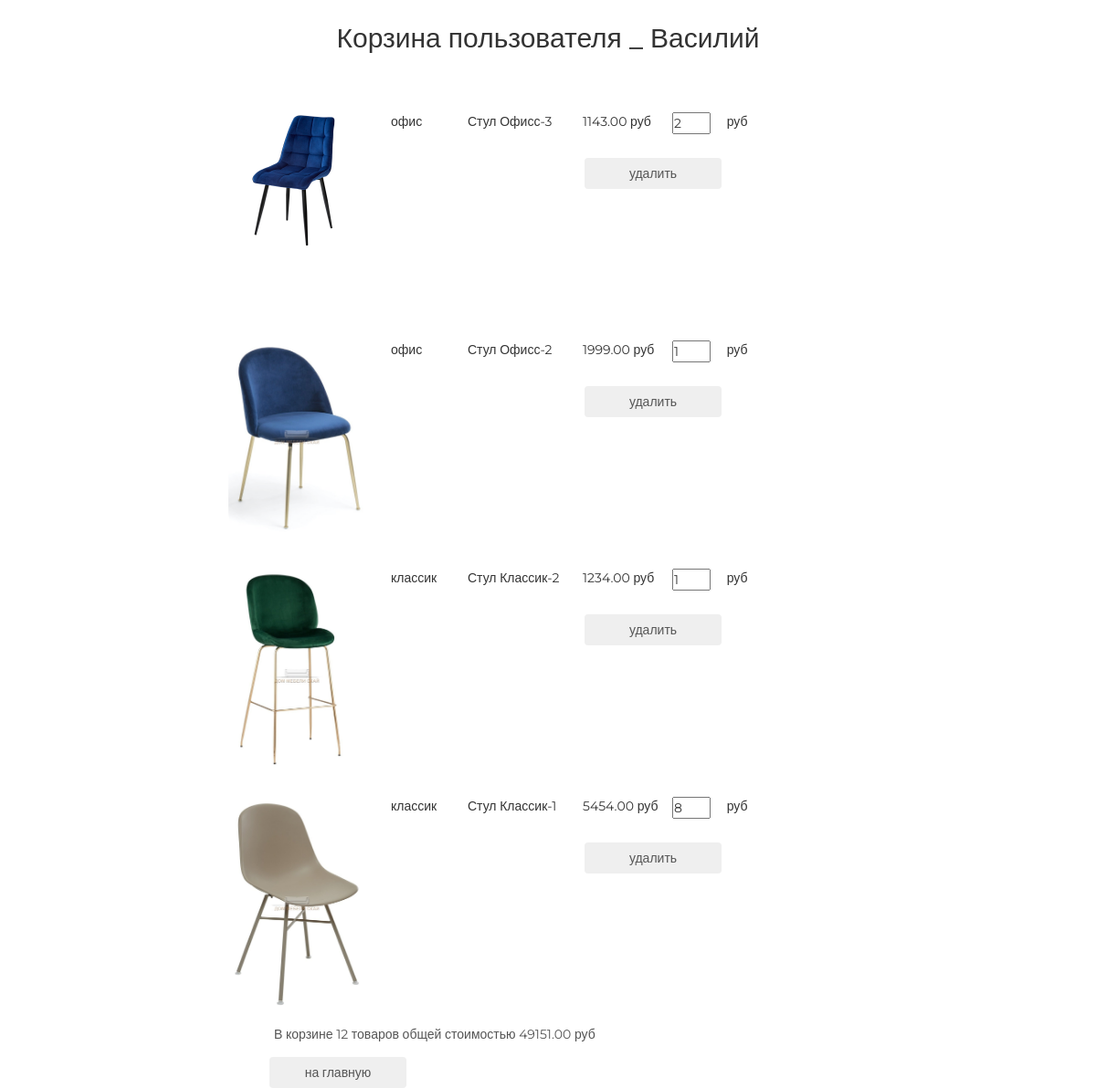
The app's page /basket/ (signed in) with its own data.
### authapp/models.py (models this page shows, shortened)
class UserProfile(AbstractUser):
    avatar = models.ImageField(upload_to='avatar', blank=True, verbose_name='Аватар')
    age = models.PositiveIntegerField(verbose_name='Возраст', blank=True)
    is_superuser = models.BooleanField(default=False, verbose_name='Администратор')
    activate_key = models.CharField(max_length=128, verbose_name='Код активации', blank=True, null=True)
    activate_key_expired = models.DateTimeField(blank=True, null=True)
    class Meta:
        verbose_name = 'Пользователь'
        verbose_name_plural = 'Пользователь'

### basket/models.py (models this page shows, shortened)
class Basket(models.Model):
    user = models.ForeignKey(settings.AUTH_USER_MODEL, on_delete=models.CASCADE, related_name='basket')
    product = models.ForeignKey(Product, on_delete=models.CASCADE)
    quantity = models.PositiveSmallIntegerField(default=0)
    add_datatime = models.DateTimeField(auto_now_add=True)
    class Meta:
        verbose_name = 'Корзина'
        verbose_name_plural = 'Корзина'
    @property
    def product_cost(self):
        return self.product.price * self.quantity
    @property
    def total_quantity(self):
        _items = Basket.objects.filter(user=self.user)
        _totalquantity = sum(list(map(lambda x: x.quantity, _items)))
        return _totalquantity
    @property
    def total_cost(self):
        _items = Basket.objects.filter(user=self.user)
        _totalcost = sum(list(map(lambda x: x.product_cost, _items)))
        return _totalcost

### mainapp/models.py (models this page shows, shortened)
class Product(models.Model):
    category = models.ForeignKey(ProductCategory, on_delete=models.CASCADE, verbose_name='Категория')
    name = models.CharField(max_length=128, verbose_name='Наименование')
    image = models.ImageField(upload_to='products', blank=True, verbose_name='Изображение')
    short_desc = models.CharField(max_length=255, verbose_name='Краткое описание')
    description = models.TextField(verbose_name='Описание')
    price = models.DecimalField(decimal_places=2, max_digits=10, default=0, verbose_name='Цена')
    quantity = models.PositiveSmallIntegerField(default=0, verbose_name='Количество')
    is_active = models.BooleanField(default=True, verbose_name='Запись активна')
    updated_at = models.DateTimeField(auto_now=True, null=True, blank=True)
    created_at = models.DateTimeField(auto_now_add=True, null=True, blank=True)
    class Meta:
        verbose_name = 'Продукты'
        verbose_name_plural = 'Продукты'
        ordering = ('-id',)

class ProductCategory(models.Model):
    name = models.CharField(verbose_name='Наименование', max_length=64, unique=True)
    description = models.TextField(verbose_name='Описание')
    is_active = models.BooleanField(default=True, verbose_name='Запись активна')
    class Meta:
        verbose_name = 'Категория'
        verbose_name_plural = 'Категория'
        ordering = ('-id',)

### basket/views.py (the view)
# urls.py: path('', basket.view,  name='view'),
@login_required
def view(request, pk=None):
    title = 'Корзина товаров'
    basket_items = Basket.objects.filter(user=request.user).order_by('product__category')
    context = {
        'title': title,
        'basket_items': basket_items,
    }
    return render(request, 'basket/basket.html', context)

### mainapp/context_processors.py (called while the page is built)
def basket(request):
    basket_items = []
    if request.user.is_authenticated:
        basket_items = Basket.objects.filter(user=request.user)
    return {
        'basket': basket_items
    }

### basket/templates/basket/basket.html
{% extends 'basket/temp.html' %}
{% load static %}
{% block content %}
  <div class="basket_item">
    <br><br>{% include 'basket/includes/inc_basket_list.html' %}
    <button class="btn btn-round">
      <a href="{% url 'main' %}">на главную</a>
    </button>
  </div>
{% endblock %}

### basket/templates/basket/temp.html (shortened to what this page needs)
<!DOCTYPE html>
{% load static %}
<html>
<head>
  {% block css %}
    <link rel="stylesheet" href="{% static 'css/bootstrap.min.css' %}">
    <link rel="stylesheet" href="{% static 'css/style.css' %}">
    <link rel="stylesheet" href="{% static 'fonts/font-awesome/css/font-awesome.css' %}">
  {% endblock %}
</head>
<body>
  <div class="basket_container">
    <div class="h2 text-center head">
      Корзина пользователя _
        {% if user.first_name %}
        {{ user.first_name|title}}
      {% else %}
        Пользователь
      {% endif %}
    </div>
    {% block content %}
    {% endblock %}
  </div>
</body>
</html>

### basket/templates/basket/includes/inc_basket_list.html
{% for item in basket_items %}
    <div class="basket_record">
        <img src="/media/{{ item.product.image }}"
             alt="{{ item.product.short_desc }}">
        <span class="category_name">{{ item.product.category.name }}</span>
        <span class="product_name">{{ item.product.name }}</span>
        <span class="product_price">{{ item.product.price }}&nbspруб</span>
        <input type="number" name="{{ item.pk }}" min="0"
                             value="{{ item.quantity }}">
        <span class="product_cost">{{ item.cost }}&nbspруб</span>
        <button class="btn btn-round">
            <a href="{% url 'basket:remove' item.pk %}" class="">
                удалить
            </a>
        </button>
    </div>
{% endfor %}
{% if basket_items %}
    <div class="basket_summary">
        В корзине {{ basket_items.0.total_quantity }} товаров общей стоимостью
        {{ basket_items.0.total_cost }} руб
    </div>
{% endif %}

### static/css/style.css (style rules this page uses)
* { margin: 0; padding: 0; }
body { font-family: 'Montserrat', sans-serif; }
html, body { height: 100%; }
.basket_container { margin: 25px auto; width: 700px; }
.basket_item input[type="number"] { width: 3em; position: relative; display: block; float: left; }
.basket_item span.category_name { margin-left: 2em; width: 5em; position: relative; display: block; float: left; }
.basket_item span.product_name { margin-left: 1em; width: 8em; position: relative; display: block; float: left; }
.basket_item span.product_price { margin-left: 1em; width: 7em; position: relative; display: block; float: left; }
.basket_item span.product_cost { margin-left: 1em; width: 7em; position: relative; display: block; float: left; }
.basket_item .basket_record { position: relative; display: block; height: 250px; float: none; }
.basket_container .head { margin: 25px auto; }
.basket_item .basket_record button { margin-top: 50px; margin-left: 390px; width: 150px; position: absolute; display: block; float: left; }
.basket_item button { margin-left: 45px; width: 150px; display: block; float: left; }
.basket_container button a { text-decoration: none; color: #555; }
.basket_container img { display: block; float: left; width: 150px; border-radius: 25px; }
.basket_container .basket_summary { display: block; margin-left: 50px; margin-bottom: 15px; color: #555; }

### records on screen
UserProfile: first_name "Василий"
Basket: product.image (picture), product.category.name "офис", product.name "Стул Офисс-3", product.price "1143.00", quantity "2", user+quantity "12", user+product+quantity "49151.00"
Basket: product.image (picture), product.category.name "офис", product.name "Стул Офисс-2", product.price "1999.00", quantity "1"
Basket: product.image (picture), product.category.name "классик", product.name "Стул Классик-2", product.price "1234.00", quantity "1"
Basket: product.image (picture), product.category.name "классик", product.name "Стул Классик-1", product.price "5454.00", quantity "8"
